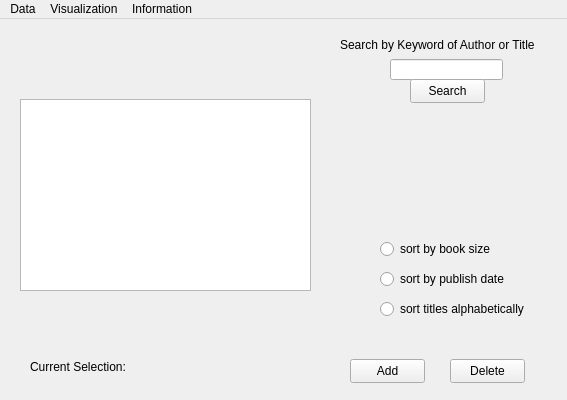
<?xml version="1.0" encoding="UTF-8"?>
<ui version="4.0">
 <class>QtWidgetsApplicationLMSClass</class>
 <widget class="QMainWindow" name="QtWidgetsApplicationLMSClass">
  <property name="geometry">
   <rect>
    <x>0</x>
    <y>0</y>
    <width>567</width>
    <height>400</height>
   </rect>
  </property>
  <property name="windowTitle">
   <string>QtWidgetsApplicationLMS</string>
  </property>
  <widget class="QWidget" name="centralWidget">
   <widget class="QPushButton" name="addButton">
    <property name="geometry">
     <rect>
      <x>350</x>
      <y>340</y>
      <width>75</width>
      <height>24</height>
     </rect>
    </property>
    <property name="text">
     <string>Add</string>
    </property>
   </widget>
   <widget class="QLabel" name="selectionLabelUnused">
    <property name="geometry">
     <rect>
      <x>30</x>
      <y>340</y>
      <width>101</width>
      <height>16</height>
     </rect>
    </property>
    <property name="text">
     <string>Current Selection:</string>
    </property>
   </widget>
   <widget class="QLabel" name="bookTitleLabel">
    <property name="geometry">
     <rect>
      <x>140</x>
      <y>340</y>
      <width>191</width>
      <height>20</height>
     </rect>
    </property>
    <property name="text">
     <string/>
    </property>
   </widget>
   <widget class="QPushButton" name="deleteButton">
    <property name="geometry">
     <rect>
      <x>450</x>
      <y>340</y>
      <width>75</width>
      <height>24</height>
     </rect>
    </property>
    <property name="text">
     <string>Delete</string>
    </property>
   </widget>
   <widget class="QRadioButton" name="sortDateButton">
    <property name="geometry">
     <rect>
      <x>380</x>
      <y>250</y>
      <width>141</width>
      <height>20</height>
     </rect>
    </property>
    <property name="text">
     <string>sort by publish date</string>
    </property>
    <attribute name="buttonGroup">
     <string notr="true">buttonGroup</string>
    </attribute>
   </widget>
   <widget class="QRadioButton" name="sortTitleButton">
    <property name="geometry">
     <rect>
      <x>380</x>
      <y>280</y>
      <width>151</width>
      <height>20</height>
     </rect>
    </property>
    <property name="text">
     <string>sort titles alphabetically</string>
    </property>
    <attribute name="buttonGroup">
     <string notr="true">buttonGroup</string>
    </attribute>
   </widget>
   <widget class="QRadioButton" name="sortSizeButton">
    <property name="geometry">
     <rect>
      <x>380</x>
      <y>220</y>
      <width>121</width>
      <height>20</height>
     </rect>
    </property>
    <property name="text">
     <string>sort by book size</string>
    </property>
    <attribute name="buttonGroup">
     <string notr="true">buttonGroup</string>
    </attribute>
   </widget>
   <widget class="QListView" name="listView">
    <property name="geometry">
     <rect>
      <x>20</x>
      <y>80</y>
      <width>291</width>
      <height>192</height>
     </rect>
    </property>
   </widget>
   <widget class="QLineEdit" name="searchLine">
    <property name="geometry">
     <rect>
      <x>390</x>
      <y>40</y>
      <width>113</width>
      <height>21</height>
     </rect>
    </property>
   </widget>
   <widget class="QLabel" name="label">
    <property name="geometry">
     <rect>
      <x>340</x>
      <y>10</y>
      <width>211</width>
      <height>31</height>
     </rect>
    </property>
    <property name="text">
     <string>Search by Keyword of Author or Title</string>
    </property>
   </widget>
   <widget class="QPushButton" name="searchButton">
    <property name="geometry">
     <rect>
      <x>410</x>
      <y>60</y>
      <width>75</width>
      <height>24</height>
     </rect>
    </property>
    <property name="text">
     <string>Search</string>
    </property>
   </widget>
  </widget>
  <widget class="QMenuBar" name="menuBar">
   <property name="geometry">
    <rect>
     <x>0</x>
     <y>0</y>
     <width>567</width>
     <height>26</height>
    </rect>
   </property>
   <widget class="QMenu" name="menuData">
    <property name="title">
     <string>Data</string>
    </property>
    <addaction name="actionLoad_Data"/>
    <addaction name="actionClear_Data"/>
   </widget>
   <widget class="QMenu" name="menuVisualization">
    <property name="title">
     <string>Visualization</string>
    </property>
    <addaction name="separator"/>
   </widget>
   <widget class="QMenu" name="menuAbout">
    <property name="title">
     <string>Information</string>
    </property>
    <addaction name="actionHelp"/>
    <addaction name="actionReport_Bug"/>
   </widget>
   <addaction name="menuData"/>
   <addaction name="menuVisualization"/>
   <addaction name="menuAbout"/>
  </widget>
  <action name="actionLoad_Data">
   <property name="text">
    <string>Load Data</string>
   </property>
  </action>
  <action name="actionClear_Data">
   <property name="text">
    <string>Clear Data</string>
   </property>
  </action>
  <action name="actionHelp">
   <property name="text">
    <string>Instructions and Background</string>
   </property>
  </action>
  <action name="actionAbout">
   <property name="text">
    <string>About</string>
   </property>
  </action>
  <action name="actionReport_Bug">
   <property name="text">
    <string>Report Bug</string>
   </property>
  </action>
 </widget>
 <layoutdefault spacing="6" margin="11"/>
 <resources>
  <include location="QtWidgetsApplicationLMS.qrc"/>
 </resources>
 <connections/>
 <buttongroups>
  <buttongroup name="buttonGroup"/>
 </buttongroups>
</ui>
